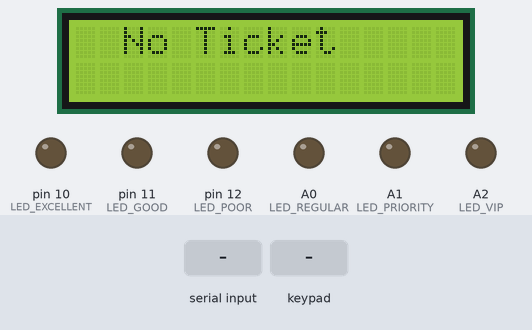
A sketch run on a simulated Arduino Uno, built with avr-gcc and run on an emulated ATmega328P. On the bench: 16×2 character LCD, output pins drawn as LEDs (lit = HIGH). The inputs (shaded band) are chosen by the test bench. What the sketch prints to the serial monitor is not drawn.

Above: at 1.2 s.
1.3 s: "0\n" received over Serial
At 2.5 s:
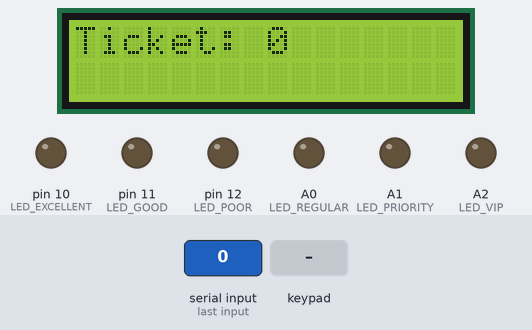
2.8 s: keypad keys 9 8 7 6 pressed 0.4 s apart
At 3.25 s:
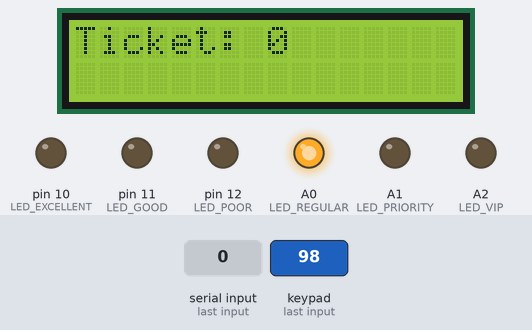
5.9 s: key 'A' pressed
At 7.1 s:
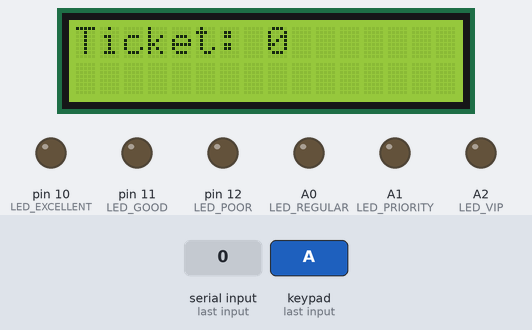
7.4 s: keypad keys 5 4 3 2 # pressed 0.4 s apart
At 7.6 s:
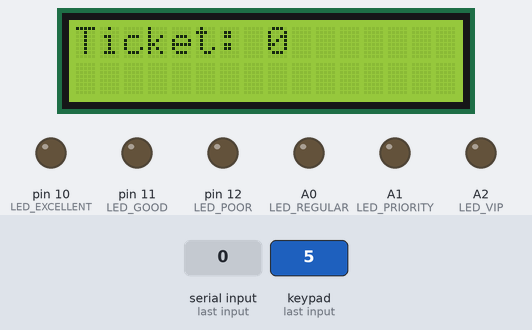
10.9 s: key 'B' pressed
At 12.1 s:
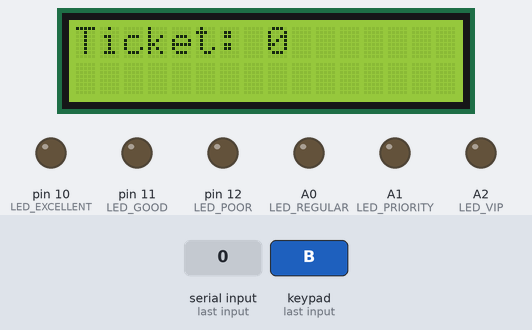
12.4 s: key 'C' pressed
At 31.7 s:
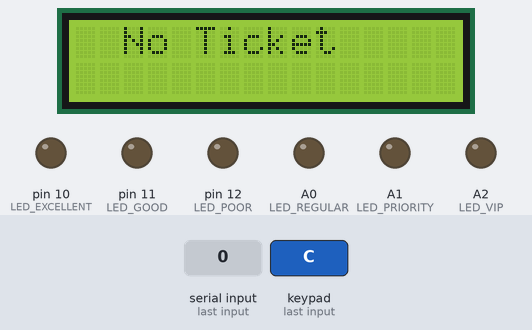
Timing chart, 0 to 32.8 s (numbered marks = the images above; inputs shaded):
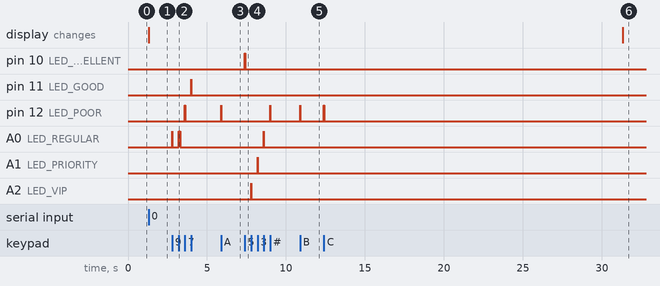

Measured:
- after the input at 1.3 s, the display: changes at once (image 1)
- after the input at 2.8 s, pin 11 (LED_GOOD): LOW → HIGH after 1.2 s, → LOW 0.01 s later; pin 12 (LED_POOR): LOW → HIGH after 0.81 s, → LOW 0.01 s later; A0 (LED_REGULAR): LOW → HIGH at once, → LOW 0.01 s later, → HIGH 0.38 s later, → LOW 0.10 s later
- after the input at 5.9 s, pin 12 (LED_POOR): LOW → HIGH at once, → LOW 0.01 s later
- after the input at 7.4 s, pin 10 (LED_EXCELLENT): LOW → HIGH at once, → LOW 0.01 s later; pin 12 (LED_POOR): LOW → HIGH after 1.6 s, → LOW 0.01 s later; A0 (LED_REGULAR): LOW → HIGH after 1.2 s, → LOW 0.01 s later; A1 (LED_PRIORITY): LOW → HIGH after 0.81 s, → LOW 0.01 s later; A2 (LED_VIP): LOW → HIGH after 0.40 s, → LOW 0.01 s later
- after the input at 10.9 s, pin 12 (LED_POOR): LOW → HIGH at once, → LOW 0.01 s later
- after the input at 12.4 s, pin 12 (LED_POOR): LOW → HIGH at once, → LOW 0.01 s later

The sketch:

DEMOQUEUEKEYPAD_with_ABC_and_LCD_v1.ino
```cpp
#include <Keypad.h>
#include <Wire.h>
#include <LiquidCrystal_I2C.h>

// LCD I2C address (commonly 0x27 or 0x3F)
LiquidCrystal_I2C lcd(0x27, 16, 2);

// LED output pins
const int LED_REGULAR   = A0;
const int LED_PRIORITY  = A1;
const int LED_VIP       = A2;
const int LED_EXCELLENT = 10;
const int LED_GOOD      = 11;
const int LED_POOR      = 12;

// Timing control
unsigned long ledOnTime = 0;
unsigned long ledDuration = 0;
int currentLED = -1;

// Ticket display timer
unsigned long lastTicketTime = 0;
bool ticketDisplayed = false;

// Keypad setup
const byte ROWS = 4;
const byte COLS = 4;

char keys[ROWS][COLS] = {
  { '1', '2', '3', 'A' },
  { '4', '5', '6', 'B' },
  { '7', '8', '9', 'C' },
  { '*', '0', '#', 'D' }
};

byte rowPins[ROWS] = {9, 8, 7, 6};
byte colPins[COLS] = {5, 4, 3, 2};

Keypad keypad = Keypad(makeKeymap(keys), rowPins, colPins, ROWS, COLS);

void setup() {
  Serial.begin(9600);

  // LED pins setup
  pinMode(LED_REGULAR, OUTPUT);
  pinMode(LED_PRIORITY, OUTPUT);
  pinMode(LED_VIP, OUTPUT);
  pinMode(LED_EXCELLENT, OUTPUT);
  pinMode(LED_GOOD, OUTPUT);
  pinMode(LED_POOR, OUTPUT);

  // Turn LEDs off
  digitalWrite(LED_REGULAR, LOW);
  digitalWrite(LED_PRIORITY, LOW);
  digitalWrite(LED_VIP, LOW);
  digitalWrite(LED_EXCELLENT, LOW);
  digitalWrite(LED_GOOD, LOW);
  digitalWrite(LED_POOR, LOW);

  // LCD init
  lcd.init();
  lcd.backlight();
  lcd.setCursor(2, 0);
  lcd.print("No Ticket");

  Serial.println("Queue & Feedback System Ready (Keypad + LCD I2C)");
}

void loop() {
  char key = keypad.getKey();

  if (key && currentLED == -1) {
    switch (key) {
      case '0': activateLED(LED_REGULAR, 10, key); break;
      case '1': activateLED(LED_REGULAR, 10, key); break;
      case '2': activateLED(LED_REGULAR, 10, key); break;
      case '3': activateLED(LED_PRIORITY, 10, key); break;
      case '4': activateLED(LED_VIP, 10, key); break;
      case '5': activateLED(LED_EXCELLENT, 10, key); break;
      case '6': activateLED(LED_GOOD, 10, key); break;
      case '7': activateLED(LED_POOR, 10, key); break;
      case '8': activateLED(LED_REGULAR, 100, key); break;
      case '9': activateLED(LED_REGULAR, 10, key); break;
      case 'A': activateLED(LED_POOR, 10, key); break;
      case 'B': activateLED(LED_POOR, 10, key); break;
      case 'C': activateLED(LED_POOR, 10, key); break;
      case 'D': activateLED(LED_POOR, 10, key); break;
      case '#': activateLED(LED_POOR, 10, key); break;
      case '*': activateLED(LED_REGULAR, 10, key); break;
    }
  }

  // Always check for Serial messages
  if (Serial.available() > 0) {
    String message = Serial.readStringUntil('\n');
    lcd.clear();
    lcd.setCursor(0, 0);
    lcd.print("Ticket:");
    lcd.setCursor(8, 0);
    lcd.print(message);

    // Start ticket display timer
    lastTicketTime = millis();
    ticketDisplayed = true;
  }

  // Check if 30 seconds passed since ticket was shown
  if (ticketDisplayed && (millis() - lastTicketTime >= 30000)) {
    lcd.clear();
    lcd.setCursor(2, 0);
    lcd.print("No Ticket");
    ticketDisplayed = false; // Reset
  }

  // Turn off LED after duration
  if (currentLED != -1 && millis() - ledOnTime >= ledDuration) {
    digitalWrite(currentLED, LOW);
    currentLED = -1;
  }
}

// Helper function
void activateLED(int ledPin, int duration, char label) {
  digitalWrite(ledPin, HIGH);
  ledOnTime = millis();
  ledDuration = duration;
  currentLED = ledPin;
  Serial.println(label);
}
```
